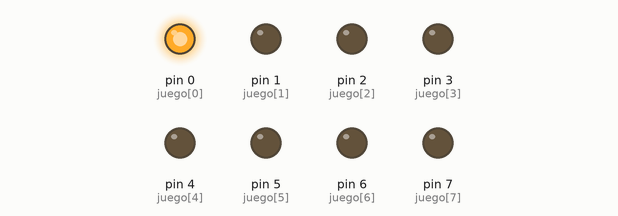
This sketch was run on a simulated Arduino Uno, built with avr-gcc and run on an emulated ATmega328P. Parts: output pins drawn as LEDs (lit = HIGH).

Above: at 0.03 s.
At 0.69 s:
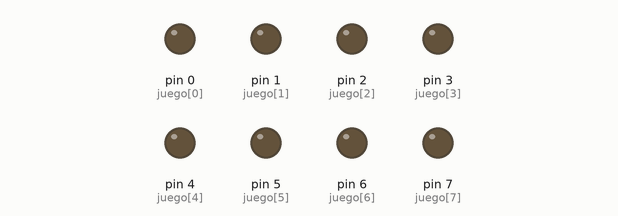
At 1.41 s:
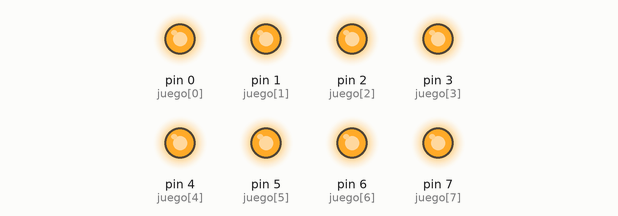
At 3.03 s:
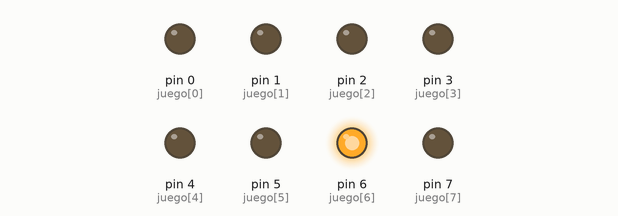
At 4.51 s:
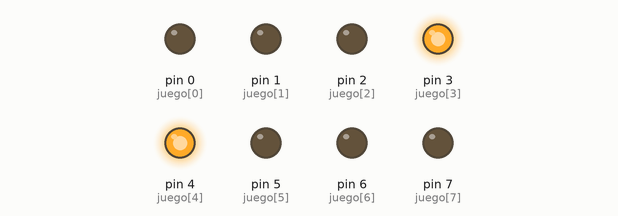
At 6.03 s:
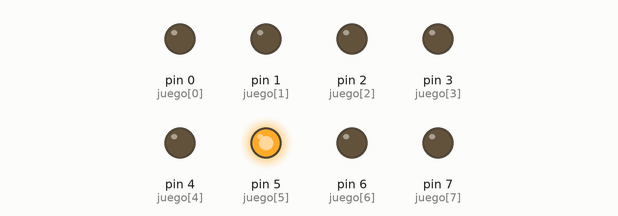
Timing chart, 0 to 6.3 s (numbered marks = the images above):
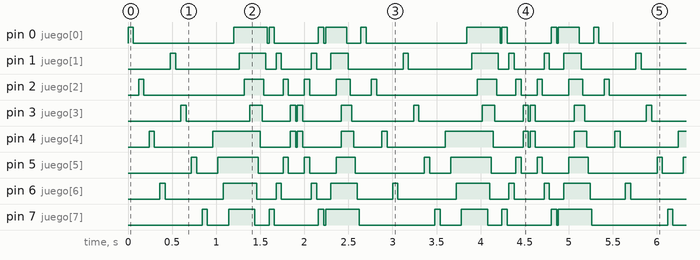

Measured:
- by itself, pin 0 (juego[0]): repeats every 2.6 s: LOW 1.1 s, HIGH 0.38 s, LOW 0.02 s, HIGH 0.06 s, LOW 0.50 s, HIGH 0.06 s, LOW 0.02 s, HIGH 0.24 s, LOW 0.16 s, HIGH 0.06 s
- by itself, pin 2 (juego[2]): repeats every 2.6 s: LOW 1.1 s, HIGH 0.22 s, LOW 0.22 s, HIGH 0.06 s, LOW 0.18 s, HIGH 0.06 s, LOW 0.30 s, HIGH 0.16 s, LOW 0.24 s, HIGH 0.06 s
- by itself, everything shown: repeats every 2.6 s, in 34 steps

The sketch:

Deber_1.ino
```cpp
/*
   UNIVERSIDAD TÉCNICA DEL NORTE
   FICA - CIERCOM
   NOMBRE: SANTIAGO BOLAÑOS
   CURSO: 6to "A"
   FECHA: 24/04/2019
   TEMA: DEBER#1_realice 5 juegos de luces diferentes de 8 leds
   1.- Se encienden y se apaguen los leds pares (0,2,4,6)
   2.- Se encienden y se apaguen los leds inpares (1,3,5,7)
*/
int juego[8] = {0, 1, 2, 3, 4, 5, 6, 7}; //vector para la configuracion de encendido y apagado de los leds pares
int i = 0; //variable para recorrer los vectores

void setup() {
  //configuracion de los pines pares de manera grupal
  for (; i < 8; i++) {
    pinMode(juego[i], OUTPUT);
  }
  i = 0;
}
void loop() {//programacion en el bucle infinito para cada juego de luces

  //juego1
  for (i = 0; i < 8; i += 2) {
    digitalWrite(juego[i], HIGH);
    delay(60);
    digitalWrite (juego[i], LOW);
    delay(60);
  }
  i = 0;

  //juego2
  for (i = 1; i < 8; i += 2) {
    digitalWrite(juego[i], HIGH);
    delay(60);
    digitalWrite (juego[i], LOW);
    delay(60);
  }
  i = 0;

  //juego3
  for (i = 4; i < 8; i++) {
    digitalWrite(juego[i], HIGH);
    delay(60);
  }
  for (i = 0; i < 4; i++) {
    digitalWrite(juego[i], HIGH);
    delay(60);
  }
  for (i = 7; i >= 4; i--) {
    digitalWrite(juego[i], LOW);
    delay(20);
  }
  for (i = 3; i >= 0; i--) {
    digitalWrite(juego[i], LOW);
    delay(20);
  }
  i = 0;
  //juego4

  for (i = 0; i < 8; i++) {
    digitalWrite(juego[i], HIGH);
    digitalWrite(juego[7 - i], HIGH);
    delay(60);
    digitalWrite (juego[i], LOW);
    digitalWrite (juego[7 - i], LOW);
    delay(20);
  }
  i = 0;

  //juego5

  for (i = 0; i < 4; i++) {
    digitalWrite(juego[i], HIGH);
    digitalWrite(juego[7 - i], HIGH);
    delay(60);
  }
  for (i = 0; i < 8; i++) {
    digitalWrite (juego[i], LOW);
    //digitalWrite (juego[7 - i], LOW);
    delay(20);
  }

}
```
